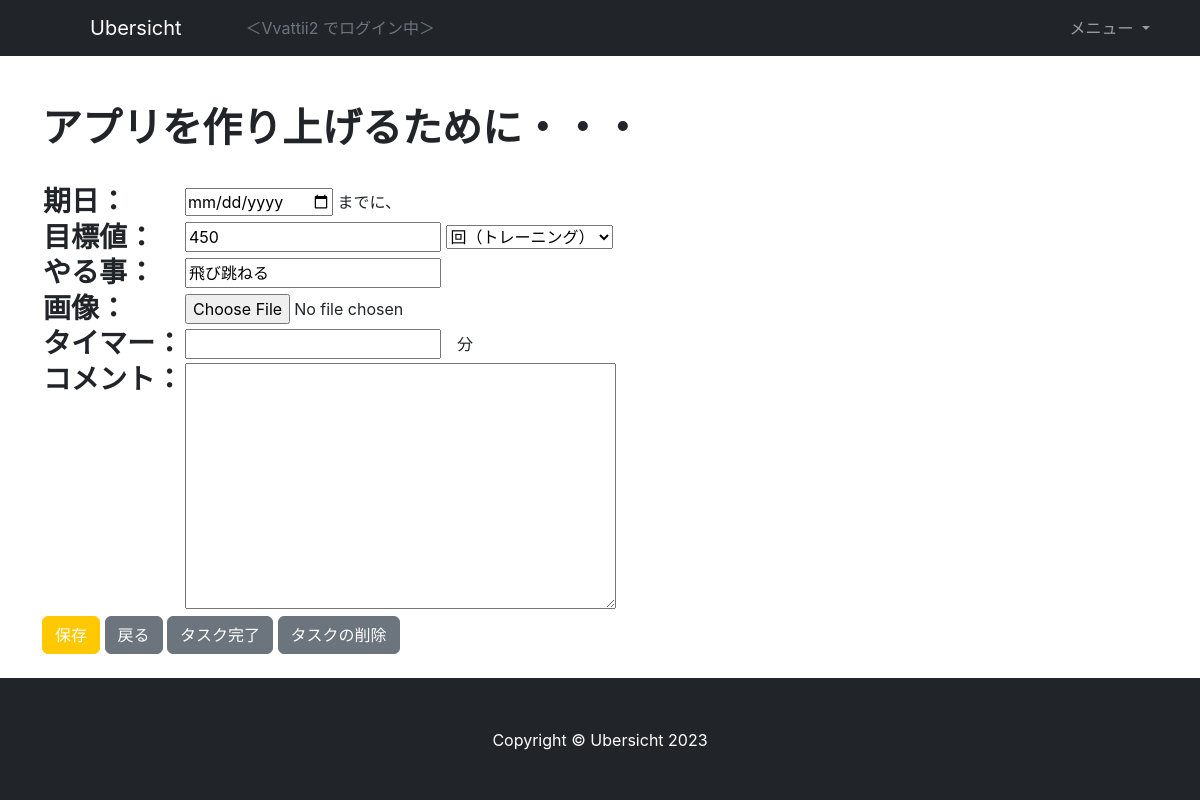
The page /todo/config/5 (signed in) on the database as committed earlier.
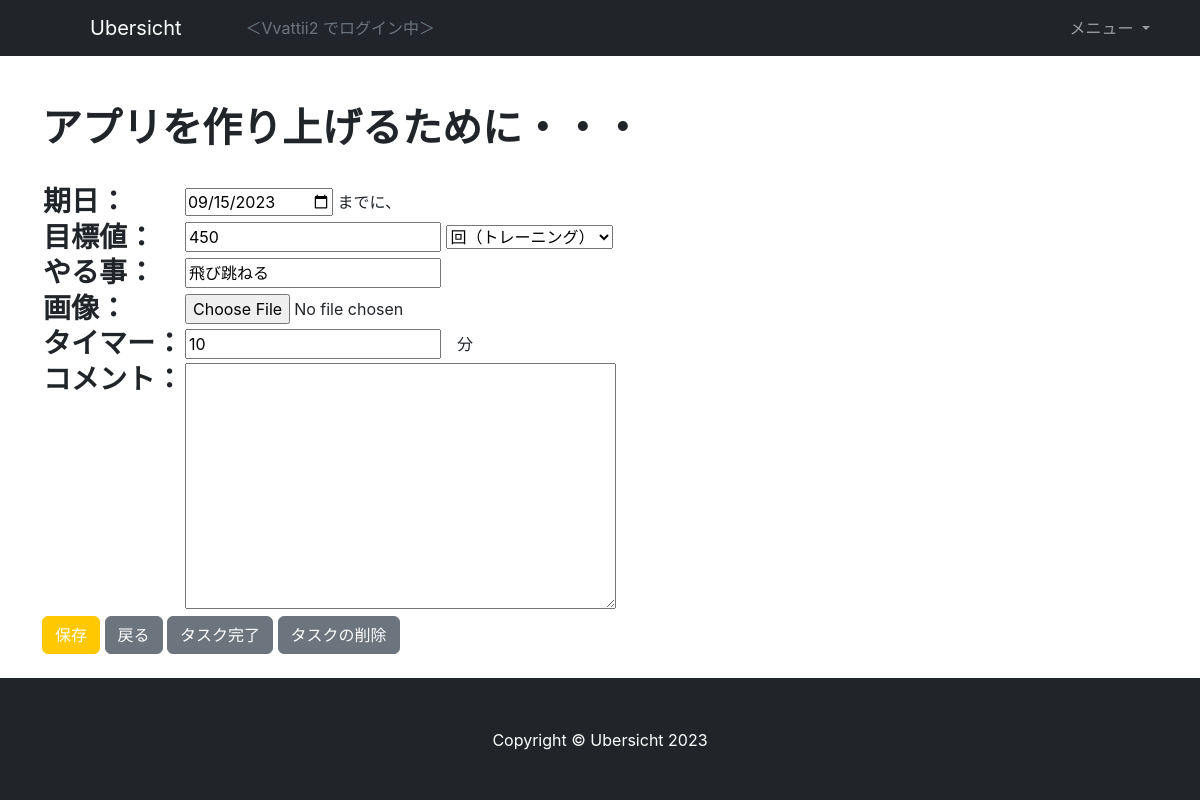
The same page on the database as committed later.
### todo/models.py (models this page shows, shortened)
class Todos(models.Model):
    goal = models.ForeignKey(Goals, on_delete=models.CASCADE)
    title = models.CharField(verbose_name='タイトル', max_length=50)
    from_date = models.DateField(verbose_name='作成日', auto_now_add=True)
    until_date = models.DateField(verbose_name='期日', null=True, blank=True)
    image = models.ImageField(verbose_name='画像', null=True, blank=True,
                            upload_to='todo/images/')
    timer = models.IntegerField(verbose_name='タイマー', null=True, blank=True)
    amount = models.IntegerField(verbose_name='合計', null=True, blank=True)
    type = models.CharField(verbose_name='タイプ', default='task', max_length=20,
                            choices=TypeChoices.choices)
    current = models.IntegerField(verbose_name='進捗', default=0)
    memo = models.TextField(verbose_name='メモ', null=True, blank=True)
    state = models.IntegerField(verbose_name='状態', default=State.NORMAL.value)
    every_ndays = models.IntegerField(verbose_name='繰り返し期間', null=True, blank=True)

### todo/views.py (the view)
# urls.py: path('todo/config/<int:pk>', TodoConfigView.as_view(), name='todo_config'),
@method_decorator(login_required, name='dispatch')
class TodoConfigView(TodoFormBaseView, UpdateView):
    def get_context_data(self, **kwargs: Any) -> Dict[str, Any]:
        context = super().get_context_data(**kwargs)
        context['update'] = True
        return context
    def get_object(self, queryset: QuerySet[Any] | None = ...):
        return Todos.objects.get(pk=self.kwargs['pk'])

### todo/forms.py
class TodoForm(forms.ModelForm):
    class Meta:
        model = Todos
        fields = ['title', 'until_date', 'amount', 'type', 'image', 'timer', 'memo']

### todo/views.py (called while the page is built)
def get_goal(user) -> Optional[Goals]:
    if user.is_anonymous:
        return None
    goal = Goals.objects.filter(user=user, is_completed=False)
    if goal.exists():
        return goal[0]
    else:
        return None

    def get_context_data(self, **kwargs):
        context = super().get_context_data(**kwargs)
        context['goal'] = get_goal(self.request.user)
        return context

### todo/templates/todo_config.html (shortened to what this page needs)
{% extends 'base.html' %}
{% block contents %}
<div class="container">
    <div class="row">
        <div class="col py-4">
            <h1 class="py-4">{{ goal.subject }}ために・・・</h1>
            <form action="" method="post" enctype="multipart/form-data">
                <table border=0>
                    <tr>
                        <th class="h3">期日：</th>
                        <td><input type="date" name="until_date" value="{{ form.until_date.value|date:'Y-m-d' }}" id="id_until_date" autofocus> までに、</td>
                    </tr>
                    <tr>
                        <th class="h3">目標値：</th>
                        <td>{{ form.amount }} {{ form.type }}</td>
                    </tr>
                    <tr>
                        <th class="h3">やる事：</th>
                        <td>{{ form.title }}</td>
                    </tr>
                    <tr>
                        <th class="h3">画像：</th>
                        <td>{{ form.image }}</td>
                    </tr>
                    <tr>
                        <th class="h3">タイマー：</th>
                        <td>{{ form.timer }}　分</td>
                    </tr>
                    <tr>
                        <th class="h3" style="vertical-align: top;">コメント：</th>
                        <td>{{ form.memo }}</td>
                    </tr>
                </table>
                <button type="submit" class="btn btn-primary">保存</button>
                <a href="{% url 'todo:main' %}" class="btn btn-secondary">戻る</a>
                {% if update %}
                <a href="{% url 'todo:todo_complete' pk=form.instance.pk %}" class="btn btn-secondary">タスク完了</a>
                <a href="{% url 'todo:todo_delete' pk=form.instance.pk %}" class="btn btn-secondary">タスクの削除</a>
                {% endif %}
            </form>
        </div>
    </div>
</div>
{% endblock contents %}

Rows that differ between the two databases and show on the page:
changed Todos "回（トレーニング）": until_date (not shown) → "09/15/2023"; timer (not shown) → "10"
